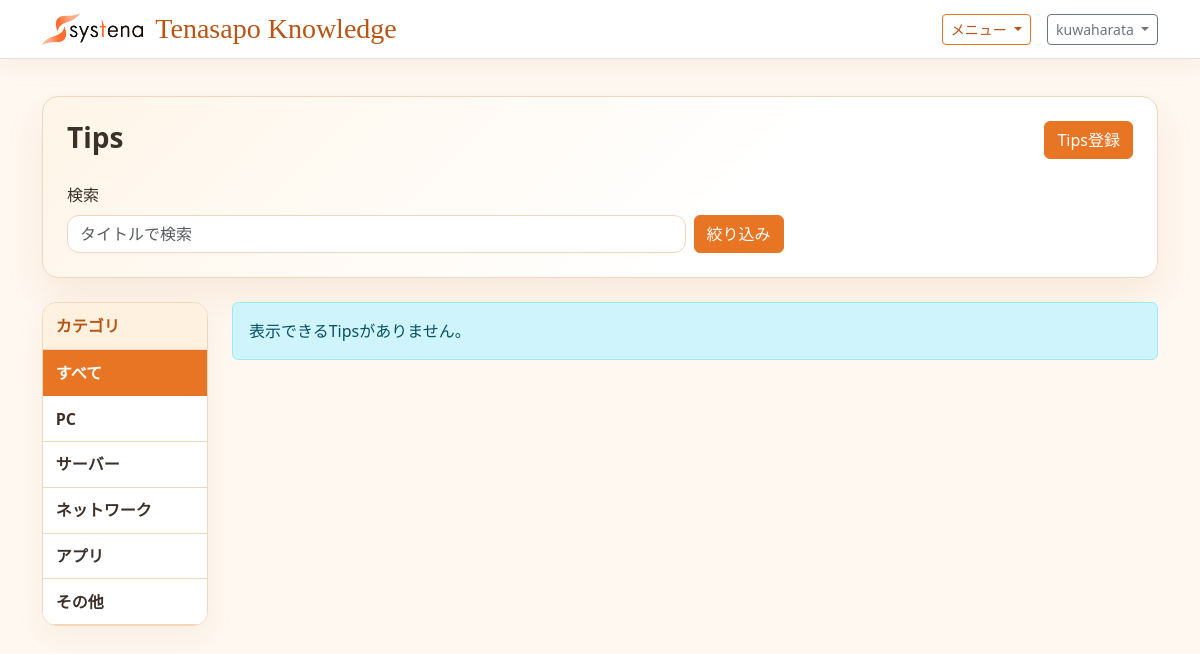
The app's page /tips/ (signed in), older data.
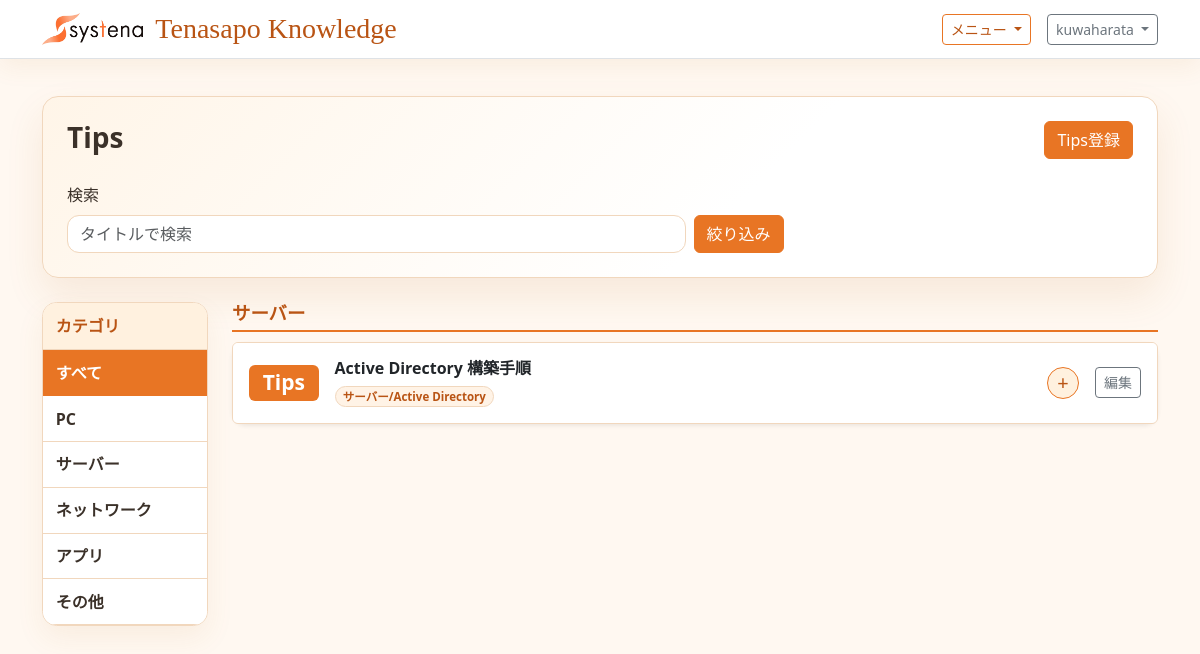
The same page, newer data.
### tenasapo_knowledge/models.py (models this page shows, shortened)
class TipsArticle(models.Model):
    title = models.CharField('タイトル', max_length=200)
    target_os = models.CharField('対象OS', max_length=120, blank=True)
    category = models.CharField('カテゴリ', max_length=120, blank=True)
    body = models.TextField('内容')
    pdf_file = models.FileField('PDFファイル', upload_to='tips_attachments/%Y/%m/', blank=True)
    is_published = models.BooleanField('公開', default=True)
    is_approved = models.BooleanField('承認済み', default=True)
    visible_to_customer = models.BooleanField('カスタマーユーザー向け表示', default=True)
    visible_to_systena = models.BooleanField('システナユーザー向け表示', default=True)
    published_at = models.DateTimeField('公開日時', default=timezone.now)
    created_by = models.ForeignKey(
        settings.AUTH_USER_MODEL,
        on_delete=models.SET_NULL,
        null=True,
        blank=True,
        related_name='created_tips_articles',
        verbose_name='作成者',
    )
    created_by_name = models.CharField('投稿者名', max_length=150, blank=True)
    approved_by = models.ForeignKey(
        settings.AUTH_USER_MODEL,
        on_delete=models.SET_NULL,
        null=True,
        blank=True,
        related_name='approved_tips_articles',
        verbose_name='承認者',
    )
    approved_by_name = models.CharField('承認者名', max_length=150, blank=True)
    created_at = models.DateTimeField('作成日時', auto_now_add=True)
    updated_at = models.DateTimeField('更新日時', auto_now=True)
    class Meta:
        verbose_name = 'Tips'
        verbose_name_plural = 'Tips'
        ordering = ['-published_at', '-created_at']

### tenasapo_knowledge/views.py (the view, shortened to what this page needs)
# urls.py: path('tips/', TipsListView.as_view(), name='tip_list'),
class TipsListView(ListView):
    model = TipsArticle
    template_name = 'tenasapo_knowledge/tips_list.html'
    context_object_name = 'tips_list'
    def dispatch(self, request, *args, **kwargs):
        record_view_history(
            request,
            'Tips一覧',
            search_query=request.GET.get('q', '')[:200],
            parent_category=request.GET.get('parent_category', '')[:120],
            category=request.GET.get('category', '')[:120],
        )
        return super().dispatch(request, *args, **kwargs)
    def get_queryset(self):
        queryset = TipsArticle.objects.filter(is_published=True)
        user = self.request.user
        is_systena_user = in_group(user, SYSTENA_GROUP_NAME)
        is_reviewer_user = in_group(user, REVIEWER_GROUP_NAME)
        if (
            not (user.is_authenticated and (user.is_staff or user.is_superuser))
            and not is_systena_user
            and not is_reviewer_user
        ):
            queryset = queryset.filter(visible_to_customer=True)
            if FAQ_APPROVAL_ENABLED:
                queryset = queryset.filter(is_approved=True)
        query = self.request.GET.get('q')
        if query:
            queryset = queryset.filter(title__icontains=query)
        parent_category = self.request.GET.get('parent_category')
        category = self.request.GET.get('category')
        return queryset.distinct()
    def get_context_data(self, **kwargs):
        context = super().get_context_data(**kwargs)
        can_view_approval_meta = in_group(self.request.user, SYSTENA_GROUP_NAME)
        context['can_edit_tip'] = can_edit_article(self.request.user)
        context['can_view_approval_meta'] = can_view_approval_meta
        for tip in context['tips_list']:
            tip.creator_display_name = tip.created_by_name or (
                tip.created_by.get_username() if tip.created_by else ''
            )
            tip.approver_display_name = tip.approved_by_name or (
                tip.approved_by.get_username() if tip.approved_by else ''
            )
            tip.category_chips = self.split_categories(tip.category)
        selected_parent = self.request.GET.get('parent_category', '')
        selected_category = self.request.GET.get('category', '')
        if selected_category and not selected_parent:
            selected_parent = self.parent_category_name(selected_category)
        context['parent_categories'] = self.available_parent_category_groups()
        context['selected_parent_category'] = selected_parent
        context['selected_category'] = selected_category
        context['grouped_tips'] = self.group_tips(context['tips_list'], selected_parent)
        context['query'] = self.request.GET.get('q', '')
        return context
    @staticmethod
    def split_categories(value):
        return [category.strip() for category in (value or '').split(',') if category.strip()]
    @staticmethod
    def parent_category_name(category):
        if '/' in category:
            return category.split('/', 1)[0].strip()
        return category.strip() or '未分類'
    @classmethod
    def tip_parent_categories(cls, tip):
        parent_names = [
            cls.parent_category_name(category)
            for category in cls.split_categories(tip.category)
        ]
        return list(dict.fromkeys(parent_names or ['未分類']))
    @classmethod
    def available_parent_categories(cls):
        parent_categories = [
            parent_name
            for parent_name, _ in FAQCategoryCreateForm.PARENT_CATEGORY_CHOICES
        ]
        parent_categories.extend(
            FAQCategory.objects.values_list('parent_name', flat=True).distinct()
        )
        for category_text in TipsArticle.objects.filter(is_published=True).values_list('category', flat=True):
            parent_categories.extend(
                cls.parent_category_name(category)
                for category in cls.split_categories(category_text)
            )
        return list(dict.fromkeys(parent_categories))
    @classmethod
    def available_parent_category_groups(cls):
        child_categories = {}
        for parent_name in cls.available_parent_categories():
            child_categories.setdefault(parent_name, [])
        for category in FAQCategory.objects.order_by('parent_name', 'child_name'):
            child_categories.setdefault(category.parent_name, []).append(
                {
                    'name': category.child_name,
                    'full_name': category.full_name,
                }
            )
        for category_text in TipsArticle.objects.filter(is_published=True).values_list('category', flat=True):
            for category_name in cls.split_categories(category_text):
                parent_name = cls.parent_category_name(category_name)
                child_name = category_name.split('/', 1)[1].strip() if '/' in category_name else category_name
                child_categories.setdefault(parent_name, []).append(
                    {
                        'name': child_name,
                        'full_name': category_name,
                    }
                )
        groups = []
        for parent_name, children in child_categories.items():
            unique_children = {}
            for child in children:
                unique_children[child['full_name']] = child
            groups.append(
                {
                    'name': parent_name,
                    'children': list(unique_children.values()),
                }
            )
        return groups
    @classmethod
    def group_tips(cls, tips, selected_parent=''):
        grouped_tips = []
        parent_categories = [selected_parent] if selected_parent else cls.available_parent_categories()
        for parent_category in parent_categories:
            matched_tips = [
                tip
                for tip in tips
                if parent_category in cls.tip_parent_categories(tip)
            ]
            if matched_tips:
                grouped_tips.append(
                    {
                        'parent_name': parent_category,
                        'articles': matched_tips,
                    }
                )
        return grouped_tips

### tenasapo_knowledge/models.py (called while the page is built)
    @property
    def full_name(self):
        return f'{self.parent_name}/{self.child_name}'

### tenasapo_knowledge/views.py (called while the page is built)
def in_group(user, group_name):
    return user.is_authenticated and user.groups.filter(name=group_name).exists()

def client_ip_from_request(request):
    forwarded_for = request.META.get('HTTP_X_FORWARDED_FOR', '')
    if forwarded_for:
        return forwarded_for.split(',')[0].strip()
    return request.META.get('REMOTE_ADDR', '')

def current_login_history(request):
    user = request.user
    if not user.is_authenticated:
        return None
    history_id = request.session.get('login_history_id')
    if history_id:
        history = LoginHistory.objects.filter(id=history_id, user=user).first()
        if history:
            return history
    history = LoginHistory.objects.filter(user=user, logged_out_at__isnull=True).first()
    if history:
        request.session['login_history_id'] = history.id
    return history

def can_edit_article(user):
    return (
        user.is_authenticated
        and (
            user.is_staff
            or user.is_superuser
            or in_group(user, REVIEWER_GROUP_NAME)
        )
    )

### tenasapo_knowledge/templates/tenasapo_knowledge/tips_list.html (shortened to what the changed rows need)
{% extends "base.html" %}
{% block content %}
<div class="home-panel p-4 mb-4">
    <div class="d-flex flex-column flex-md-row justify-content-between align-items-md-center gap-3 mb-4">
        <div>
            <h1 class="h3 mb-1 fw-bold">Tips</h1>
        </div>
    </div>
</div>
<div class="row g-4 align-items-start">
    <aside class="col-12 col-lg-2">
        <div class="category-sidebar">
            <div class="list-group list-group-flush">
                <a
                    class="list-group-item category-sidebar-link {% if not selected_parent_category %}active{% endif %}"
                    href="?q={{ query|urlencode }}"
                >
                    すべて
                </a>
                {% for parent_category in parent_categories %}
                    <a
                        class="list-group-item category-sidebar-link category-sidebar-toggle {% if selected_parent_category == parent_category.name %}active{% endif %}"
                        href="?q={{ query|urlencode }}&parent_category={{ parent_category.name|urlencode }}"
                        aria-expanded="{% if selected_parent_category == parent_category.name %}true{% else %}false{% endif %}"
                        aria-controls="categoryChildren{{ forloop.counter }}"
                    >
                        {{ parent_category.name }}
                    </a>
                {% endfor %}
            </div>
        </div>
    </aside>
    <section class="col-12 col-lg-10">
        {% if grouped_tips %}
            <div class="faq-group-list">
                {% for group in grouped_tips %}
                    <section class="faq-group">
                        <h2 class="faq-group-title">{{ group.parent_name }}</h2>
                        <div class="accordion shadow-sm" id="tipsAccordion{{ forloop.counter }}">
                            {% for tip in group.articles %}
                                <article class="accordion-item faq-item">
                                    <h3 class="accordion-header" id="tipsHeading{{ forloop.parentloop.counter }}{{ tip.id }}">
                                        <div class="faq-question d-flex align-items-center gap-3 p-3">
                                            <span class="badge text-bg-primary flex-shrink-0">Tips</span>
                                            <div class="flex-grow-1">
                                                <div class="faq-question-title fw-semibold">{{ tip.title }}</div>
                                                {% if tip.category_chips %}
                                                    <div class="d-flex flex-wrap gap-2 mt-2">
                                                        {% for category in tip.category_chips %}
                                                            <span class="badge faq-category-chip">{{ category }}</span>
                                                        {% endfor %}
                                                    </div>
                                                {% endif %}
                                            </div>
                                            <button
                                                class="btn btn-outline-primary btn-sm rounded-circle faq-toggle collapsed flex-shrink-0"
                                                type="button"
                                                data-bs-toggle="collapse"
                                                data-bs-target="#tipsPanel{{ forloop.parentloop.counter }}{{ tip.id }}"
                                                aria-expanded="false"
                                                aria-controls="tipsPanel{{ forloop.parentloop.counter }}{{ tip.id }}"
                                                aria-label="内容を表示"
                                            ></button>
                                            {% if can_edit_tip %}
                                                <a class="btn btn-outline-secondary btn-sm flex-shrink-0" href="{% url 'tip_edit' tip.id %}">編集</a>
                                            {% endif %}
                                        </div>
                                    </h3>
                                </article>
                            {% endfor %}
                        </div>
                    </section>
                {% endfor %}
            </div>
        {% else %}
            <div class="alert alert-info" role="status">表示できるTipsがありません。</div>
        {% endif %}
    </section>
</div>
{% endblock %}

Row changes from the older to the newer data that the page shows:
added TipsArticle: title "Active Directory 構築手順", category_chips "サーバー/Active Directory"
Text that changed along with them:
new list line: "サーバー"
text no longer shown: "表示できるTipsがありません。"
